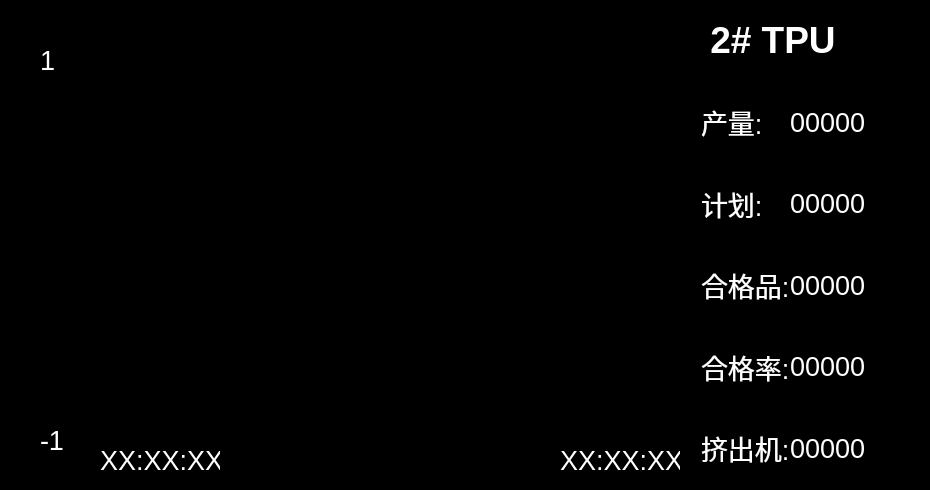
     <widget class="QFrame" name="frame_curve2">
      <property name="geometry">
       <rect>
        <x>980</x>
        <y>30</y>
        <width>930</width>
        <height>490</height>
       </rect>
      </property>
      <property name="styleSheet">
       <string notr="true">background-color: rgb(0, 0, 0);</string>
      </property>
      <property name="frameShape">
       <enum>QFrame::StyledPanel</enum>
      </property>
      <property name="frameShadow">
       <enum>QFrame::Raised</enum>
      </property>
      <widget class="QLabel" name="curve2_title">
       <property name="geometry">
        <rect>
         <x>700</x>
         <y>0</y>
         <width>190</width>
         <height>80</height>
        </rect>
       </property>
       <property name="font">
        <font>
         <pointsize>28</pointsize>
         <weight>75</weight>
         <bold>true</bold>
        </font>
       </property>
       <property name="layoutDirection">
        <enum>Qt::LeftToRight</enum>
       </property>
       <property name="autoFillBackground">
        <bool>false</bool>
       </property>
       <property name="styleSheet">
        <string notr="true">color: rgb(255, 255, 255);</string>
       </property>
       <property name="text">
        <string> 2# TPU</string>
       </property>
      </widget>
      <widget class="QWidget" name="curve2" native="true">
       <property name="geometry">
        <rect>
         <x>0</x>
         <y>0</y>
         <width>740</width>
         <height>490</height>
        </rect>
       </property>
      </widget>
      <widget class="QFrame" name="frame_data2">
       <property name="geometry">
        <rect>
         <x>700</x>
         <y>80</y>
         <width>230</width>
         <height>410</height>
        </rect>
       </property>
       <property name="frameShape">
        <enum>QFrame::StyledPanel</enum>
       </property>
       <property name="frameShadow">
        <enum>QFrame::Raised</enum>
       </property>
       <layout class="QGridLayout" name="gridLayout_2">
        <property name="leftMargin">
         <number>0</number>
        </property>
        <property name="topMargin">
         <number>0</number>
        </property>
        <property name="rightMargin">
         <number>0</number>
        </property>
        <property name="bottomMargin">
         <number>0</number>
        </property>
        <property name="spacing">
         <number>0</number>
        </property>
        <item row="0" column="0">
         <widget class="QLabel" name="curve2_lable1">
          <property name="sizePolicy">
           <sizepolicy hsizetype="Expanding" vsizetype="Expanding">
            <horstretch>1</horstretch>
            <verstretch>1</verstretch>
           </sizepolicy>
          </property>
          <property name="font">
           <font>
            <pointsize>20</pointsize>
           </font>
          </property>
          <property name="styleSheet">
           <string notr="true">color: rgb(255, 255, 255);</string>
          </property>
          <property name="text">
           <string>产量:</string>
          </property>
         </widget>
        </item>
        <item row="1" column="0">
         <widget class="QLabel" name="curve2_lable3">
          <property name="sizePolicy">
           <sizepolicy hsizetype="Preferred" vsizetype="Expanding">
            <horstretch>0</horstretch>
            <verstretch>1</verstretch>
           </sizepolicy>
          </property>
          <property name="font">
           <font>
            <pointsize>20</pointsize>
           </font>
          </property>
          <property name="styleSheet">
           <string notr="true">color: rgb(255, 255, 255);</string>
          </property>
          <property name="text">
           <string>计划:</string>
          </property>
         </widget>
        </item>
        <item row="1" column="1">
         <widget class="QLabel" name="curve2_lable4">
          <property name="font">
           <font>
            <pointsize>20</pointsize>
           </font>
          </property>
          <property name="styleSheet">
           <string notr="true">color: rgb(255, 255, 255);</string>
          </property>
          <property name="text">
           <string>00000</string>
          </property>
         </widget>
        </item>
        <item row="2" column="0">
         <widget class="QLabel" name="curve2_lable5">
          <property name="sizePolicy">
           <sizepolicy hsizetype="Preferred" vsizetype="Expanding">
            <horstretch>0</horstretch>
            <verstretch>1</verstretch>
           </sizepolicy>
          </property>
          <property name="font">
           <font>
            <pointsize>20</pointsize>
           </font>
          </property>
          <property name="styleSheet">
           <string notr="true">color: rgb(255, 255, 255);</string>
          </property>
          <property name="text">
           <string>合格品:</string>
          </property>
         </widget>
        </item>
        <item row="2" column="1">
         <widget class="QLabel" name="curve2_lable6">
          <property name="font">
           <font>
            <pointsize>20</pointsize>
           </font>
          </property>
          <property name="styleSheet">
           <string notr="true">color: rgb(255, 255, 255);</string>
          </property>
          <property name="text">
           <string>00000</string>
          </property>
         </widget>
        </item>
        <item row="3" column="0">
         <widget class="QLabel" name="curve2_lable7">
          <property name="sizePolicy">
           <sizepolicy hsizetype="Preferred" vsizetype="Expanding">
            <horstretch>0</horstretch>
            <verstretch>1</verstretch>
           </sizepolicy>
          </property>
          <property name="font">
           <font>
            <pointsize>20</pointsize>
           </font>
          </property>
          <property name="styleSheet">
           <string notr="true">color: rgb(255, 255, 255);</string>
          </property>
          <property name="text">
           <string>合格率:</string>
          </property>
         </widget>
        </item>
        <item row="3" column="1">
         <widget class="QLabel" name="curve2_lable8">
          <property name="font">
           <font>
            <pointsize>20</pointsize>
           </font>
          </property>
          <property name="styleSheet">
           <string notr="true">color: rgb(255, 255, 255);</string>
          </property>
          <property name="text">
           <string>00000</string>
          </property>
         </widget>
        </item>
        <item row="4" column="0">
         <widget class="QLabel" name="curve2_lable9">
          <property name="sizePolicy">
           <sizepolicy hsizetype="Preferred" vsizetype="Expanding">
            <horstretch>0</horstretch>
            <verstretch>1</verstretch>
           </sizepolicy>
          </property>
          <property name="font">
           <font>
            <pointsize>20</pointsize>
           </font>
          </property>
          <property name="styleSheet">
           <string notr="true">color: rgb(255, 255, 255);</string>
          </property>
          <property name="text">
           <string>挤出机:</string>
          </property>
         </widget>
        </item>
        <item row="4" column="1">
         <widget class="QLabel" name="curve2_lable10">
          <property name="font">
           <font>
            <pointsize>20</pointsize>
           </font>
          </property>
          <property name="styleSheet">
           <string notr="true">color: rgb(255, 255, 255);</string>
          </property>
          <property name="text">
           <string>00000</string>
          </property>
         </widget>
        </item>
        <item row="0" column="1">
         <widget class="QLabel" name="curve2_lable2">
          <property name="sizePolicy">
           <sizepolicy hsizetype="Expanding" vsizetype="Preferred">
            <horstretch>3</horstretch>
            <verstretch>0</verstretch>
           </sizepolicy>
          </property>
          <property name="font">
           <font>
            <pointsize>20</pointsize>
           </font>
          </property>
          <property name="styleSheet">
           <string notr="true">color: rgb(255, 255, 255);</string>
          </property>
          <property name="text">
           <string>00000</string>
          </property>
         </widget>
        </item>
       </layout>
      </widget>
      <widget class="QLabel" name="curve1_lable9_18">
       <property name="geometry">
        <rect>
         <x>40</x>
         <y>40</y>
         <width>40</width>
         <height>40</height>
        </rect>
       </property>
       <property name="sizePolicy">
        <sizepolicy hsizetype="Preferred" vsizetype="Expanding">
         <horstretch>0</horstretch>
         <verstretch>1</verstretch>
        </sizepolicy>
       </property>
       <property name="font">
        <font>
         <pointsize>20</pointsize>
        </font>
       </property>
       <property name="styleSheet">
        <string notr="true">color: rgb(255, 255, 255);</string>
       </property>
       <property name="text">
        <string>1</string>
       </property>
      </widget>
      <widget class="QLabel" name="curve1_lable9_19">
       <property name="geometry">
        <rect>
         <x>40</x>
         <y>420</y>
         <width>40</width>
         <height>40</height>
        </rect>
       </property>
       <property name="sizePolicy">
        <sizepolicy hsizetype="Preferred" vsizetype="Expanding">
         <horstretch>0</horstretch>
         <verstretch>1</verstretch>
        </sizepolicy>
       </property>
       <property name="font">
        <font>
         <pointsize>20</pointsize>
        </font>
       </property>
       <property name="styleSheet">
        <string notr="true">color: rgb(255, 255, 255);</string>
       </property>
       <property name="text">
        <string>-1</string>
       </property>
      </widget>
      <widget class="QLabel" name="curve1_lable9_20">
       <property name="geometry">
        <rect>
         <x>100</x>
         <y>440</y>
         <width>120</width>
         <height>40</height>
        </rect>
       </property>
       <property name="sizePolicy">
        <sizepolicy hsizetype="Preferred" vsizetype="Expanding">
         <horstretch>0</horstretch>
         <verstretch>1</verstretch>
        </sizepolicy>
       </property>
       <property name="font">
        <font>
         <pointsize>20</pointsize>
        </font>
       </property>
       <property name="styleSheet">
        <string notr="true">color: rgb(255, 255, 255);</string>
       </property>
       <property name="text">
        <string>XX:XX:XX</string>
       </property>
      </widget>
      <widget class="QLabel" name="curve1_lable9_21">
       <property name="geometry">
        <rect>
         <x>560</x>
         <y>440</y>
         <width>120</width>
         <height>40</height>
        </rect>
       </property>
       <property name="sizePolicy">
        <sizepolicy hsizetype="Preferred" vsizetype="Expanding">
         <horstretch>0</horstretch>
         <verstretch>1</verstretch>
        </sizepolicy>
       </property>
       <property name="font">
        <font>
         <pointsize>20</pointsize>
        </font>
       </property>
       <property name="styleSheet">
        <string notr="true">color: rgb(255, 255, 255);</string>
       </property>
       <property name="text">
        <string>XX:XX:XX</string>
       </property>
      </widget>
      <zorder>curve2</zorder>
      <zorder>frame_data2</zorder>
      <zorder>curve1_lable9_18</zorder>
      <zorder>curve1_lable9_19</zorder>
      <zorder>curve1_lable9_20</zorder>
      <zorder>curve1_lable9_21</zorder>
      <zorder>curve2_title</zorder>
     </widget>
